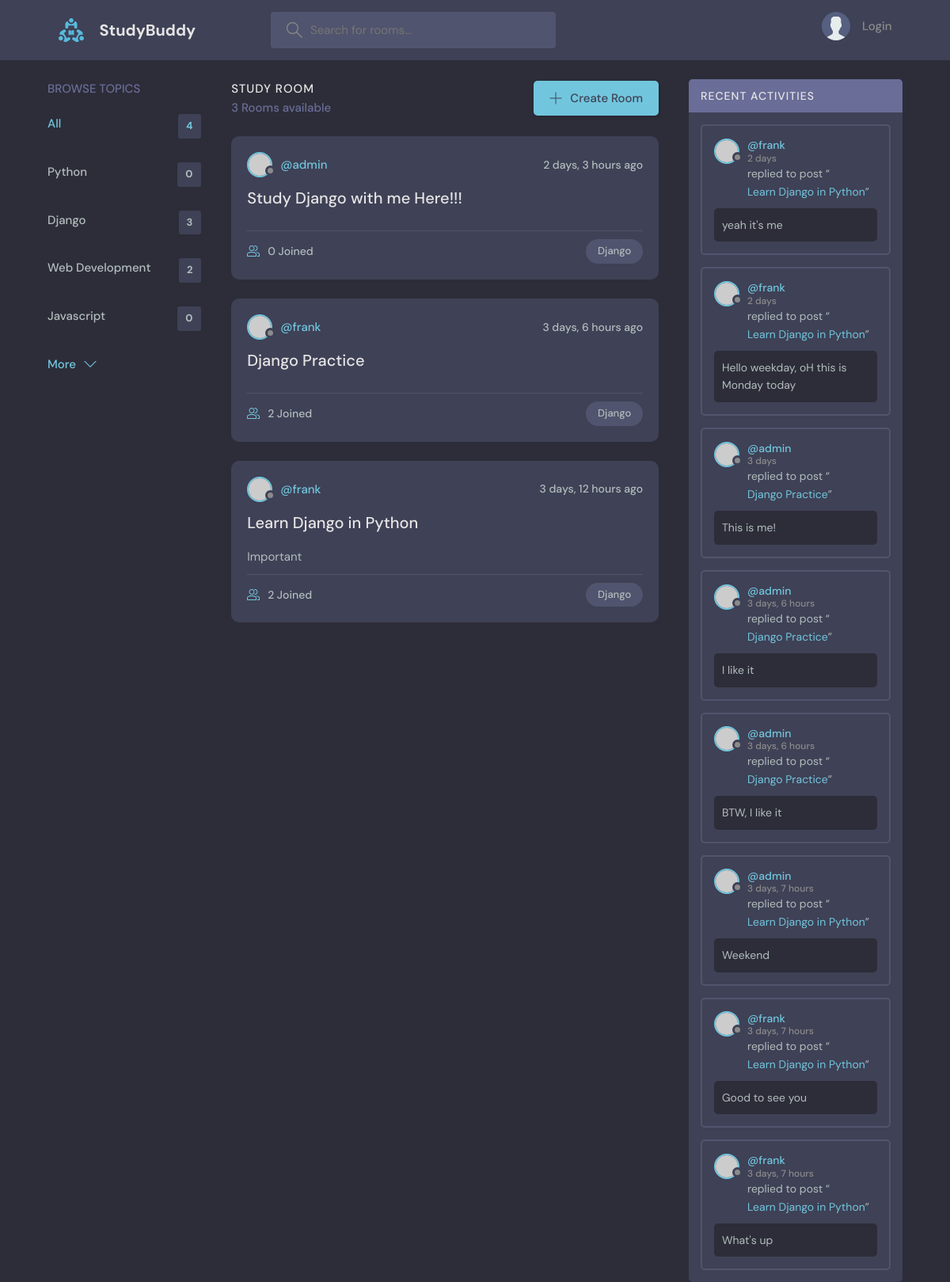
The app's page /?q=Django, older data.
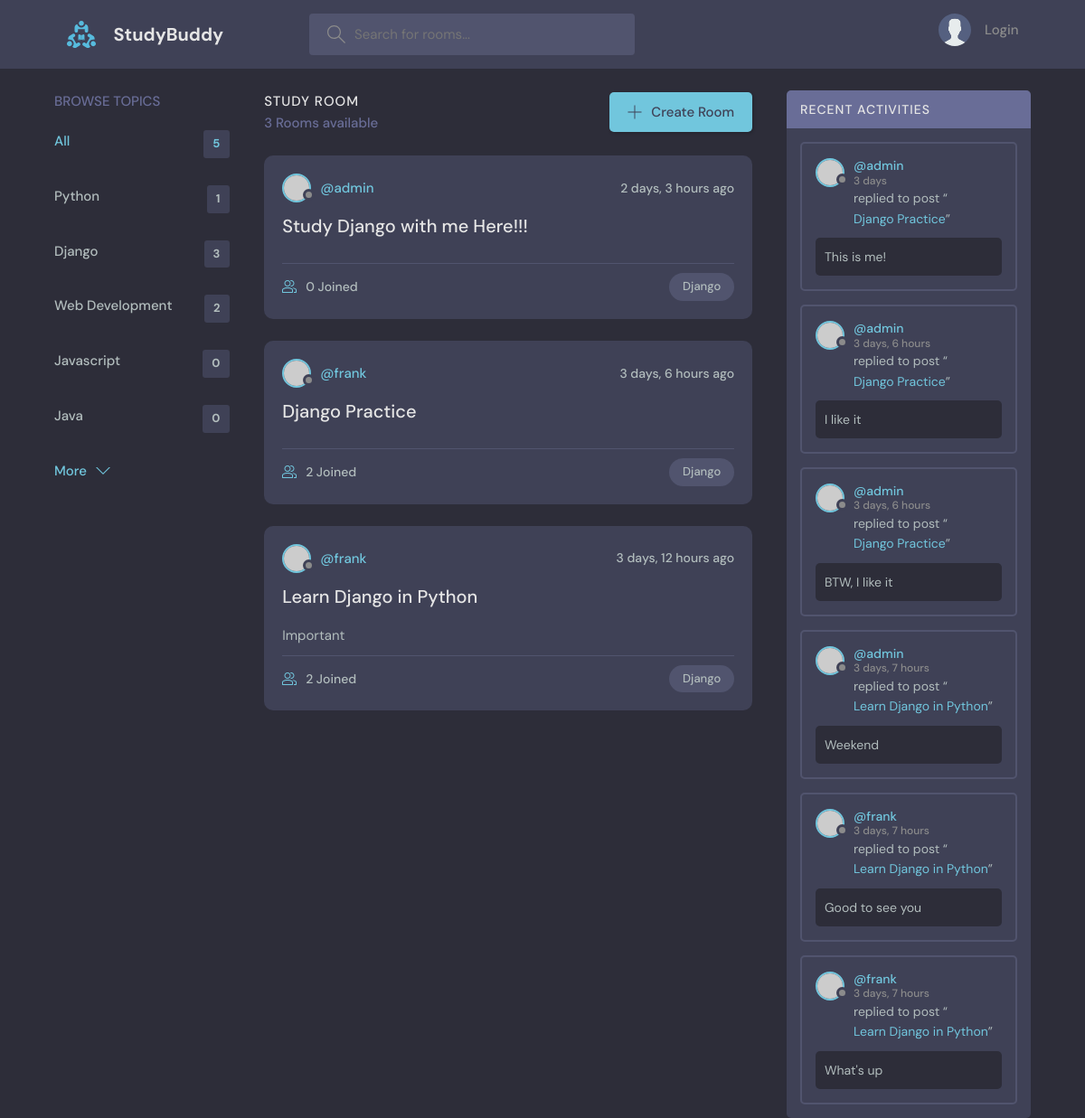
The same page, newer data.
### base/models.py (models this page shows, shortened)
class Topic(models.Model):
    name = models.CharField(max_length=200)

class Room(models.Model):
    host = models.ForeignKey(User, on_delete=models.SET_NULL, null=True)
    topic = models.ForeignKey(Topic, on_delete=models.SET_NULL, null=True)
    name = models.CharField(max_length=200)
    description = models.TextField(null=True, blank=True)
    participants = models.ManyToManyField(User, related_name='participants', blank=True)
    updated = models.DateField(auto_now=True)
    created = models.DateTimeField(auto_now_add=True)
    class Meta:
        ordering = ['-updated', '-created']
    def __str__(self):
        return self.name

class Message(models.Model):
    user = models.ForeignKey(User, on_delete=models.CASCADE)
    room = models.ForeignKey(Room, on_delete=models.CASCADE)
    body = models.TextField()
    updated = models.DateTimeField(auto_now=True)
    created = models.DateTimeField(auto_now_add=True)
    class Meta:
        ordering = ['-updated', '-created']
    def __str__(self):
        return self.body[0:50]

### base/views.py (the view)
# urls.py: path('', views.home, name="home"),
def home(request):
    q = request.GET.get('q') if request.GET.get('q') != None else ''
    rooms = Room.objects.filter(
        Q(topic__name__icontains=q) |
        Q(name__icontains=q) |
        Q(description__icontains=q)
    )
    topics = Topic.objects.all()[0:5]
    room_count = rooms.count()
    room_messages = Message.objects.filter(Q(room__topic__name__icontains=q))
    context = {'rooms': rooms, 'topics': topics, 'room_count': room_count,
                'room_messages': room_messages}
    return render(request, 'base/home.html', context)

### base/templates/base/home.html (shortened to what this page needs)
{% extends 'main.html' %}
{% block content %}
<main class="layout layout--3">
  <div class="container">
    {% include 'base/topics_component.html' %}
    <div class="roomList">
      <div class="roomList__header">
        <div>
          <h2>Study Room</h2>
          <p>{{room_count}} Rooms available</p>
        </div>
        <a class="btn btn--main" href="{% url 'create-room' %}">
          <svg version="1.1" xmlns="http://www.w3.org/2000/svg" width="32" height="32" viewBox="0 0 32 32">
            <title>add</title>
            <path
              d="M16.943 0.943h-1.885v14.115h-14.115v1.885h14.115v14.115h1.885v-14.115h14.115v-1.885h-14.115v-14.115z">
            </path>
          </svg>
          Create Room
        </a>
      </div>
      {% include 'base/feed_component.html' %}
    </div>
    {% include 'base/activity_component.html' %}
  </div>
</main>
{% endblock %}

### base/templates/base/topics_component.html
<div class="topics">
  <div class="topics__header">
    <h2>Browse Topics</h2>
  </div>
  <ul class="topics__list">
    <li>
      <a href="{% url 'home' %}" class="active">All <span>{{ topics.count}}</span></a>
    </li>
    {% for topic in topics %}
    <li>
      <a href="{% url 'home' %}?q={{topic.name}}">{{ topic.name }} <span>{{topic.room_set.all.count}}</span></a>
    </li>
    {% endfor %}
  </ul>
  <a class="btn btn--link" href="{% url 'topics' %}">
    More
    <svg version="1.1" xmlns="http://www.w3.org/2000/svg" width="32" height="32" viewBox="0 0 32 32">
      <title>chevron-down</title>
      <path d="M16 21l-13-13h-3l16 16 16-16h-3l-13 13z"></path>
    </svg>
  </a>
</div>

### base/templates/base/feed_component.html (shortened to what this page needs)
{% for room in rooms %}
<div class="roomListRoom">
    <div class="roomListRoom__header">
      <a href="{% url 'user-profile' room.host.id %}" class="roomListRoom__author">
        <div class="avatar avatar--small">
          <img src="https://randomuser.me/api/portraits/women/11.jpg" />
        </div>
        <span>@{{ room.host.username }}</span>
      </a>
      <div class="roomListRoom__actions">
        <span>{{ room.created|timesince }} ago</span>
      </div>
    </div>
    <div class="roomListRoom__content">
      <a href="{% url 'room' room.id %}">{{ room.name }}</a>
      <p>
        {{ room.description }}
      </p>
    </div>
    <div class="roomListRoom__meta">
      <a href="{% url 'room' room.id %}" class="roomListRoom__joined">
        {{room.participants.all.count}} Joined
      </a>
      <p class="roomListRoom__topic">{{ room.topic.name }}</p>
    </div>
  </div>
{% endfor %}

### base/templates/base/activity_component.html (shortened to what this page needs)
<div class="activities">
    <div class="activities__header">
        <h2>Recent Activities</h2>
    </div>
    {% for message in room_messages %}
    <div class="activities__box">
        <div class="activities__boxHeader roomListRoom__header">
            <a href="{% url 'user-profile' message.user.id %}" class="roomListRoom__author">
                <div class="avatar avatar--small">
                    <img src="https://randomuser.me/api/portraits/women/11.jpg" />
                </div>
                <p>
                    @{{ message.user }}
                    <span>{{ message.created|timesince }}</span>
                </p>
            </a>
        </div>
        <div class="activities__boxContent">
            <p>replied to post “<a href="{% url 'room' message.room.id %}">{{ message.room }}</a>”</p>
            <div class="activities__boxRoomContent">
                {{ message }}
            </div>
        </div>
    </div>
    {% endfor %}
</div>

Row changes from the older to the newer data that the page shows:
removed Message: user "frank", created "2 days", room "Learn Django in Python", body "yeah it's me"
removed Message: user "frank", created "2 days", room "Learn Django in Python", body "Hello weekday, oH this is Monday today"
computed for Topic "Python": room_set.all.count "0" → "1"
added Topic: name "Java", room_set.all.count "0"
Text that changed along with them:
{{ topics.count }}: "4" → "5"
